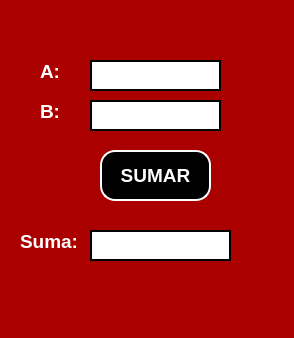
<?xml version="1.0" encoding="UTF-8"?>
<ui version="4.0">
 <class>MainWindow</class>
 <widget class="QMainWindow" name="MainWindow">
  <property name="geometry">
   <rect>
    <x>0</x>
    <y>0</y>
    <width>294</width>
    <height>338</height>
   </rect>
  </property>
  <property name="font">
   <font>
    <pointsize>35</pointsize>
   </font>
  </property>
  <property name="windowTitle">
   <string>MainWindow</string>
  </property>
  <property name="styleSheet">
   <string notr="true">
background-color: rgb(170, 0, 0);</string>
  </property>
  <widget class="QWidget" name="centralwidget">
   <widget class="QLabel" name="label">
    <property name="geometry">
     <rect>
      <x>40</x>
      <y>60</y>
      <width>31</width>
      <height>21</height>
     </rect>
    </property>
    <property name="styleSheet">
     <string notr="true">color: rgb(255, 255, 255);</string>
    </property>
    <property name="text">
     <string>&lt;html&gt;&lt;head/&gt;&lt;body&gt;&lt;p&gt;&lt;span style=&quot; font-size:14pt; font-weight:600;&quot;&gt;A:&lt;/span&gt;&lt;/p&gt;&lt;/body&gt;&lt;/html&gt;</string>
    </property>
   </widget>
   <widget class="QLabel" name="label_2">
    <property name="geometry">
     <rect>
      <x>40</x>
      <y>100</y>
      <width>41</width>
      <height>21</height>
     </rect>
    </property>
    <property name="text">
     <string>&lt;html&gt;&lt;head/&gt;&lt;body&gt;&lt;p&gt;&lt;span style=&quot; font-size:14pt; font-weight:600; color:#ffffff;&quot;&gt;B:&lt;/span&gt;&lt;/p&gt;&lt;/body&gt;&lt;/html&gt;</string>
    </property>
   </widget>
   <widget class="QLineEdit" name="txt_A">
    <property name="geometry">
     <rect>
      <x>90</x>
      <y>60</y>
      <width>131</width>
      <height>31</height>
     </rect>
    </property>
    <property name="font">
     <font>
      <pointsize>17</pointsize>
     </font>
    </property>
    <property name="styleSheet">
     <string notr="true">background-color: rgb(255, 255, 255);
border: 2px solid black;</string>
    </property>
    <property name="text">
     <string/>
    </property>
   </widget>
   <widget class="QLineEdit" name="txt_B">
    <property name="geometry">
     <rect>
      <x>90</x>
      <y>100</y>
      <width>131</width>
      <height>31</height>
     </rect>
    </property>
    <property name="font">
     <font>
      <pointsize>17</pointsize>
      <weight>50</weight>
      <bold>false</bold>
     </font>
    </property>
    <property name="styleSheet">
     <string notr="true">background-color: rgb(255, 255, 255);
border: 2px solid black;</string>
    </property>
    <property name="text">
     <string/>
    </property>
   </widget>
   <widget class="QPushButton" name="btn_sumar">
    <property name="geometry">
     <rect>
      <x>100</x>
      <y>150</y>
      <width>111</width>
      <height>51</height>
     </rect>
    </property>
    <property name="font">
     <font>
      <pointsize>14</pointsize>
      <weight>75</weight>
      <bold>true</bold>
     </font>
    </property>
    <property name="styleSheet">
     <string notr="true">border: 2px solid white;
border-radius:15px;
color:rgb(255,255,255);
background-color: rgb(0, 0, 0);</string>
    </property>
    <property name="text">
     <string>SUMAR</string>
    </property>
   </widget>
   <widget class="QLabel" name="label_3">
    <property name="geometry">
     <rect>
      <x>20</x>
      <y>230</y>
      <width>71</width>
      <height>21</height>
     </rect>
    </property>
    <property name="text">
     <string>&lt;html&gt;&lt;head/&gt;&lt;body&gt;&lt;p&gt;&lt;span style=&quot; font-size:14pt; font-weight:600; color:#ffffff;&quot;&gt;Suma:&lt;/span&gt;&lt;/p&gt;&lt;/body&gt;&lt;/html&gt;</string>
    </property>
   </widget>
   <widget class="QLineEdit" name="txt_suma">
    <property name="geometry">
     <rect>
      <x>90</x>
      <y>230</y>
      <width>141</width>
      <height>31</height>
     </rect>
    </property>
    <property name="font">
     <font>
      <pointsize>17</pointsize>
      <weight>50</weight>
      <bold>false</bold>
     </font>
    </property>
    <property name="styleSheet">
     <string notr="true">background-color: rgb(255, 255, 255);
border: 2px solid black;</string>
    </property>
    <property name="text">
     <string/>
    </property>
   </widget>
  </widget>
  <widget class="QMenuBar" name="menubar">
   <property name="geometry">
    <rect>
     <x>0</x>
     <y>0</y>
     <width>294</width>
     <height>21</height>
    </rect>
   </property>
  </widget>
  <widget class="QStatusBar" name="statusbar"/>
 </widget>
 <resources/>
 <connections/>
</ui>
